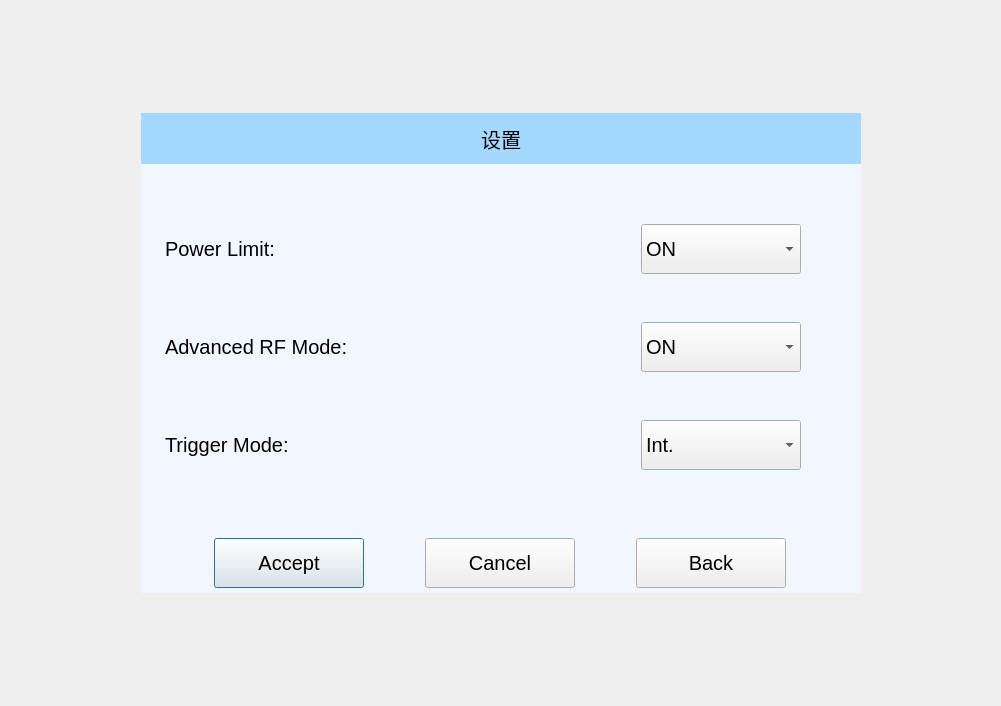
<?xml version="1.0" encoding="UTF-8"?>
<ui version="4.0">
 <class>Option</class>
 <widget class="QDialog" name="Option">
  <property name="geometry">
   <rect>
    <x>0</x>
    <y>0</y>
    <width>1001</width>
    <height>706</height>
   </rect>
  </property>
  <property name="minimumSize">
   <size>
    <width>540</width>
    <height>380</height>
   </size>
  </property>
  <property name="maximumSize">
   <size>
    <width>7000</width>
    <height>4200</height>
   </size>
  </property>
  <property name="windowTitle">
   <string>Dialog</string>
  </property>
  <property name="styleSheet">
   <string notr="true">font:15pt;</string>
  </property>
  <layout class="QGridLayout" name="gridLayout_2" rowstretch="0,1,0" columnstretch="0,0,0,0">
   <property name="leftMargin">
    <number>0</number>
   </property>
   <property name="topMargin">
    <number>0</number>
   </property>
   <property name="rightMargin">
    <number>0</number>
   </property>
   <property name="bottomMargin">
    <number>0</number>
   </property>
   <property name="spacing">
    <number>0</number>
   </property>
   <item row="0" column="2">
    <spacer name="verticalSpacer">
     <property name="orientation">
      <enum>Qt::Vertical</enum>
     </property>
     <property name="sizeHint" stdset="0">
      <size>
       <width>20</width>
       <height>71</height>
      </size>
     </property>
    </spacer>
   </item>
   <item row="1" column="0">
    <spacer name="horizontalSpacer">
     <property name="orientation">
      <enum>Qt::Horizontal</enum>
     </property>
     <property name="sizeHint" stdset="0">
      <size>
       <width>40</width>
       <height>20</height>
      </size>
     </property>
    </spacer>
   </item>
   <item row="1" column="1" colspan="2">
    <widget class="QWidget" name="widget_3" native="true">
     <property name="sizePolicy">
      <sizepolicy hsizetype="Expanding" vsizetype="Expanding">
       <horstretch>0</horstretch>
       <verstretch>0</verstretch>
      </sizepolicy>
     </property>
     <property name="minimumSize">
      <size>
       <width>720</width>
       <height>420</height>
      </size>
     </property>
     <property name="maximumSize">
      <size>
       <width>720</width>
       <height>480</height>
      </size>
     </property>
     <property name="styleSheet">
      <string notr="true">#widget_3{
	background-color: rgb(242, 247, 255);
}</string>
     </property>
     <layout class="QVBoxLayout" name="verticalLayout_2">
      <property name="leftMargin">
       <number>0</number>
      </property>
      <property name="topMargin">
       <number>0</number>
      </property>
      <property name="rightMargin">
       <number>0</number>
      </property>
      <property name="bottomMargin">
       <number>0</number>
      </property>
      <item>
       <widget class="QLabel" name="lblTitle">
        <property name="minimumSize">
         <size>
          <width>0</width>
          <height>51</height>
         </size>
        </property>
        <property name="maximumSize">
         <size>
          <width>16777215</width>
          <height>50</height>
         </size>
        </property>
        <property name="styleSheet">
         <string notr="true">background-color: rgb(164, 216, 255);</string>
        </property>
        <property name="text">
         <string>设置</string>
        </property>
        <property name="alignment">
         <set>Qt::AlignCenter</set>
        </property>
       </widget>
      </item>
      <item>
       <widget class="QWidget" name="widget" native="true">
        <layout class="QGridLayout" name="gridLayout">
         <property name="leftMargin">
          <number>24</number>
         </property>
         <property name="topMargin">
          <number>12</number>
         </property>
         <property name="rightMargin">
          <number>60</number>
         </property>
         <property name="bottomMargin">
          <number>12</number>
         </property>
         <item row="0" column="0">
          <widget class="QLabel" name="label_2">
           <property name="text">
            <string>Power Limit:</string>
           </property>
          </widget>
         </item>
         <item row="0" column="1">
          <widget class="QComboBox" name="cmbLimit">
           <property name="minimumSize">
            <size>
             <width>160</width>
             <height>50</height>
            </size>
           </property>
           <property name="maximumSize">
            <size>
             <width>160</width>
             <height>16777215</height>
            </size>
           </property>
           <item>
            <property name="text">
             <string>ON</string>
            </property>
           </item>
           <item>
            <property name="text">
             <string>OFF</string>
            </property>
           </item>
          </widget>
         </item>
         <item row="1" column="0">
          <widget class="QLabel" name="label_3">
           <property name="text">
            <string>Advanced RF Mode:</string>
           </property>
          </widget>
         </item>
         <item row="1" column="1">
          <widget class="QComboBox" name="cmbAdvance">
           <property name="minimumSize">
            <size>
             <width>160</width>
             <height>50</height>
            </size>
           </property>
           <property name="maximumSize">
            <size>
             <width>160</width>
             <height>16777215</height>
            </size>
           </property>
           <item>
            <property name="text">
             <string>ON</string>
            </property>
           </item>
           <item>
            <property name="text">
             <string>OFF</string>
            </property>
           </item>
          </widget>
         </item>
         <item row="2" column="0">
          <widget class="QLabel" name="label_4">
           <property name="text">
            <string>Trigger Mode:</string>
           </property>
          </widget>
         </item>
         <item row="2" column="1">
          <widget class="QComboBox" name="cmbMode">
           <property name="minimumSize">
            <size>
             <width>160</width>
             <height>50</height>
            </size>
           </property>
           <property name="maximumSize">
            <size>
             <width>160</width>
             <height>16777215</height>
            </size>
           </property>
           <item>
            <property name="text">
             <string>Int.</string>
            </property>
           </item>
           <item>
            <property name="text">
             <string>Ext_RE</string>
            </property>
           </item>
           <item>
            <property name="text">
             <string>Ext_FE</string>
            </property>
           </item>
           <item>
            <property name="text">
             <string>Ext_HL</string>
            </property>
           </item>
          </widget>
         </item>
        </layout>
       </widget>
      </item>
      <item>
       <widget class="QWidget" name="widget_2" native="true">
        <property name="minimumSize">
         <size>
          <width>0</width>
          <height>50</height>
         </size>
        </property>
        <property name="maximumSize">
         <size>
          <width>16777215</width>
          <height>60</height>
         </size>
        </property>
        <layout class="QHBoxLayout" name="horizontalLayout">
         <property name="spacing">
          <number>12</number>
         </property>
         <property name="leftMargin">
          <number>24</number>
         </property>
         <property name="topMargin">
          <number>0</number>
         </property>
         <property name="rightMargin">
          <number>24</number>
         </property>
         <property name="bottomMargin">
          <number>0</number>
         </property>
         <item>
          <widget class="QPushButton" name="btnAccept">
           <property name="minimumSize">
            <size>
             <width>0</width>
             <height>50</height>
            </size>
           </property>
           <property name="maximumSize">
            <size>
             <width>150</width>
             <height>16777215</height>
            </size>
           </property>
           <property name="text">
            <string>Accept</string>
           </property>
          </widget>
         </item>
         <item>
          <widget class="QPushButton" name="btnCancel">
           <property name="minimumSize">
            <size>
             <width>0</width>
             <height>50</height>
            </size>
           </property>
           <property name="maximumSize">
            <size>
             <width>150</width>
             <height>16777215</height>
            </size>
           </property>
           <property name="text">
            <string>Cancel</string>
           </property>
          </widget>
         </item>
         <item>
          <widget class="QPushButton" name="btnBack">
           <property name="minimumSize">
            <size>
             <width>1</width>
             <height>50</height>
            </size>
           </property>
           <property name="maximumSize">
            <size>
             <width>150</width>
             <height>16777215</height>
            </size>
           </property>
           <property name="text">
            <string>Back</string>
           </property>
          </widget>
         </item>
        </layout>
       </widget>
      </item>
     </layout>
    </widget>
   </item>
   <item row="1" column="3">
    <spacer name="horizontalSpacer_2">
     <property name="orientation">
      <enum>Qt::Horizontal</enum>
     </property>
     <property name="sizeHint" stdset="0">
      <size>
       <width>40</width>
       <height>20</height>
      </size>
     </property>
    </spacer>
   </item>
   <item row="2" column="1">
    <spacer name="verticalSpacer_2">
     <property name="orientation">
      <enum>Qt::Vertical</enum>
     </property>
     <property name="sizeHint" stdset="0">
      <size>
       <width>20</width>
       <height>71</height>
      </size>
     </property>
    </spacer>
   </item>
  </layout>
 </widget>
 <resources/>
 <connections/>
</ui>
